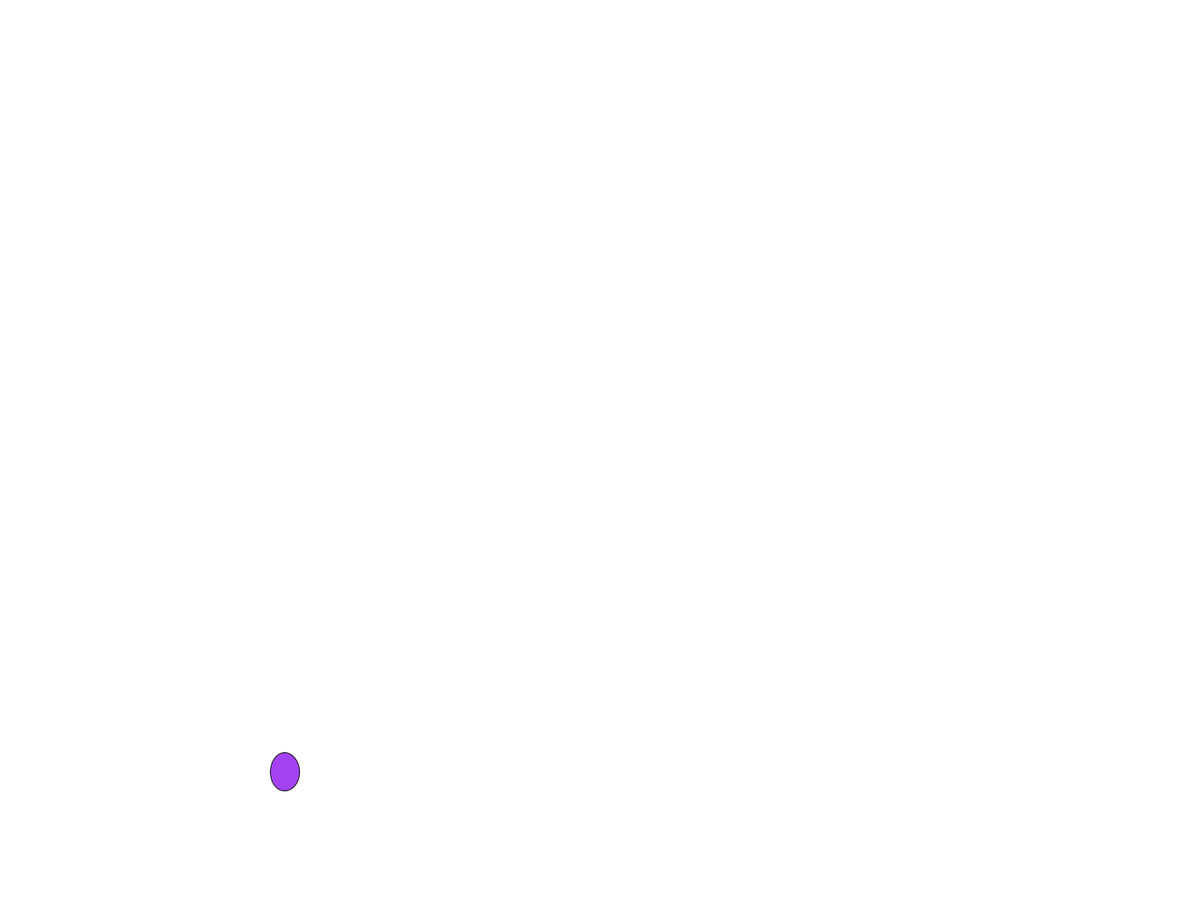
Frame 1 (no input)
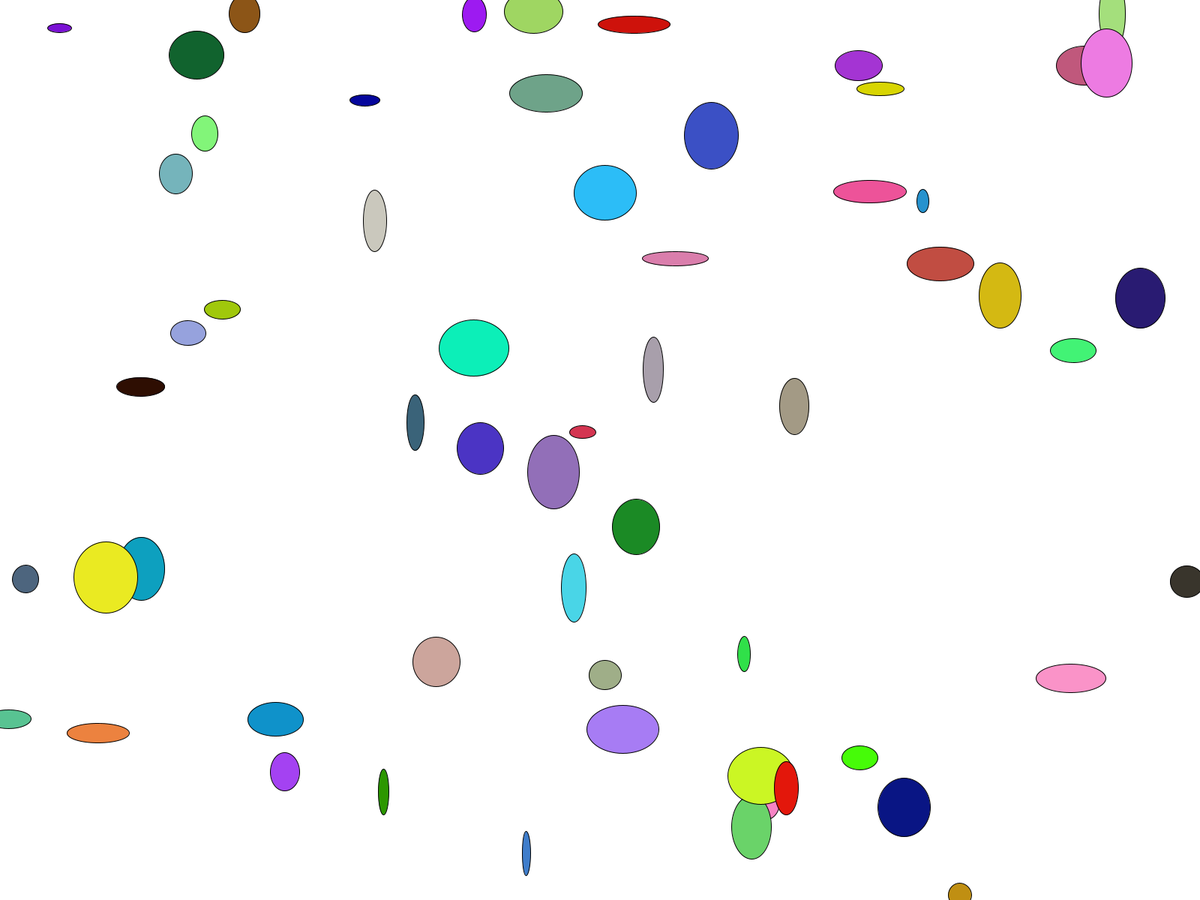
Frame 60 (the mouse pressed at the canvas centre just before this capture)
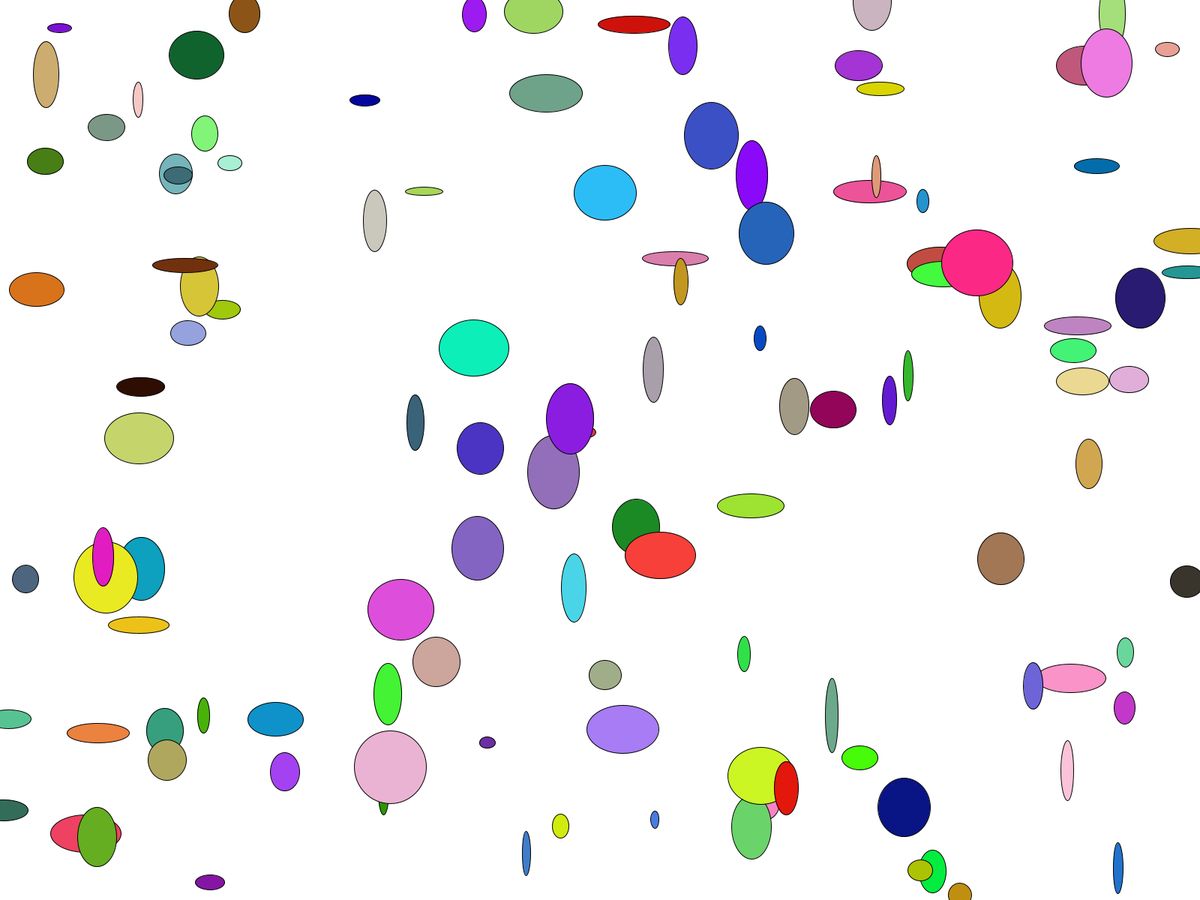
Frame 120 (the mouse held since frame 60 and released just before this capture)

The Processing sketch that drew these frames (run headless with seeded random() and noise(); from frame 60 on, the mouse is pressed at the canvas centre):

// Processing sketch: Random
// ── Random.pde
void setup(){
  fullScreen();
  background(255);
}
void draw(){
  // create random values for r, g, b variables
  float r = random(255);
  float g = random(255);
  float b = random(255);
  //use these variables to set the fill color
  fill(r,g,b);
  
  //random location
  float x = random(width);
  float y = random(height);
  // random size
  float w = random(10, 100);
  float h = random(10,100);
  //draw the circle
  ellipse(x,y,w,h);  
}
